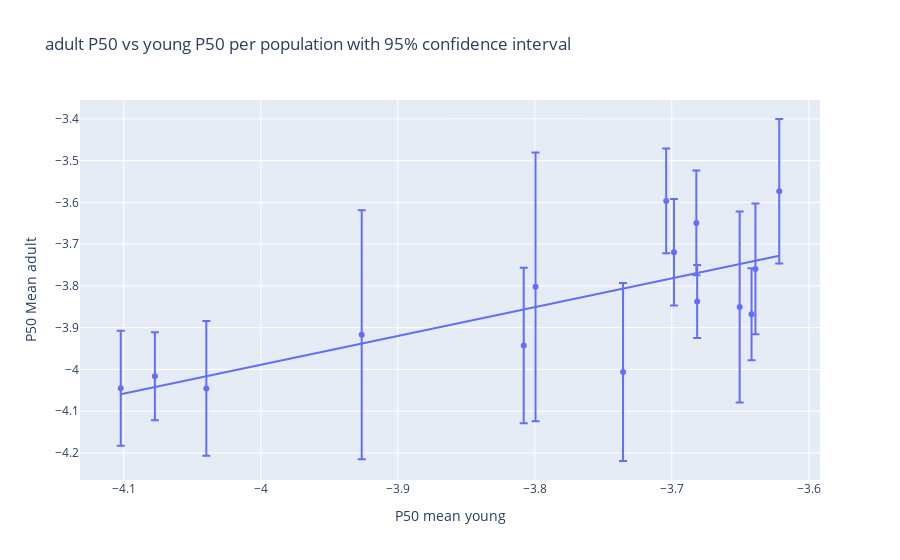

The notebook cell this image was saved under:
### Code cell
fig = px.scatter(x=df_mean_pp_T.loc[df_mean_pp_T['Treatment']=='young', "P50_mean"], 
                 y=df_mean_pp_T.loc[df_mean_pp_T['Treatment']=='adult', "P50_mean"], 
                 trendline="ols",
                 error_y=mci, 
                 error_y_minus=mci,
                 labels={
                     "x": "P50 mean young",
                     "y": "P50 Mean adult"                     
                 },
                title="adult P50 vs young P50 per population with 95% confidence interval")
fig.show()

### Figure 1 — Plotly figure (JSON) as saved in the notebook; plotly's stock layout.template omitted (floating-point values rounded to 4 significant figures)
{"data": [{"error_y": {"array": [0.3217, 0.1566, 0.1255, 0.1862, 0.1274, 0.1053, 0.08733, 0.1102, 0.298, 0.2288, 0.1613, 0.1731, 0.1254, 0.2132, 0.1375], "arrayminus": [0.3217, 0.1566, 0.1255, 0.1862, 0.1274, 0.1053, 0.08733, 0.1102, 0.298, 0.2288, 0.1613, 0.1731, 0.1254, 0.2132, 0.1375]}, "hovertemplate": "P50 mean young=%{x}<br>P50 Mean adult=%{y}<extra></extra>", "legendgroup": "", "marker": {"color": "#636efa", "symbol": "circle"}, "mode": "markers", "name": "", "orientation": "v", "showlegend": false, "type": "scatter", "x": [-3.799, -3.639, -3.704, -3.808, -3.698, -4.077, -3.681, -3.642, -3.926, -3.65, -4.04, -3.622, -3.682, -3.736, -4.102], "xaxis": "x", "y": [-3.802, -3.759, -3.596, -3.943, -3.719, -4.016, -3.838, -3.868, -3.917, -3.851, -4.045, -3.573, -3.649, -4.006, -4.045], "yaxis": "y"}, {"hovertemplate": "<b>OLS trendline</b><br>y = 0.689902 * x + -1.22909<br>R<sup>2</sup>=0.539612<br><br>P50 mean young=%{x}<br>P50 Mean adult=%{y} <b>(trend)</b><extra></extra>", "legendgroup": "", "marker": {"color": "#636efa", "symbol": "circle"}, "mode": "lines", "name": "", "showlegend": false, "type": "scatter", "x": [-4.102, -4.077, -4.04, -3.926, -3.808, -3.799, -3.736, -3.704, -3.698, -3.682, -3.681, -3.65, -3.642, -3.639, -3.622], "xaxis": "x", "y": [-4.059, -4.042, -4.016, -3.938, -3.856, -3.85, -3.806, -3.785, -3.781, -3.769, -3.769, -3.748, -3.742, -3.74, -3.728], "yaxis": "y"}], "layout": {"legend": {"tracegroupgap": 0}, "title": {"text": "adult P50 vs young P50 per population with 95% confidence interval"}, "xaxis": {"anchor": "y", "domain": [0, 1], "title": {"text": "P50 mean young"}}, "yaxis": {"anchor": "x", "domain": [0, 1], "title": {"text": "P50 Mean adult"}}}}
